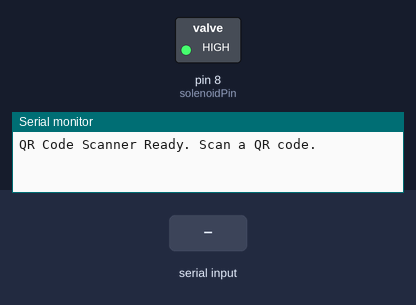
This sketch was run on a simulated Arduino Uno, built with avr-gcc and run on an emulated ATmega328P. On the bench: switched loads named in the sketch (green lamp = pin HIGH), the last lines printed to the serial monitor. The inputs (shaded band) are chosen by the test bench.

Above: at 1.2 s.
1.3 s: "Rithick\n" received over the second serial link
At 2.7 s:
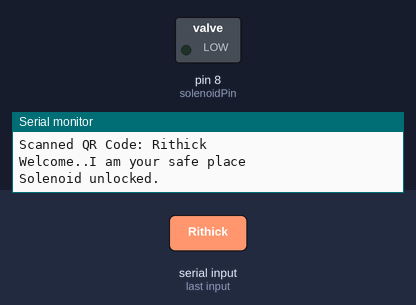
4.3 s: "1\n" received over the second serial link
Timing chart, 0 to 7.3 s (numbered marks = the images above; inputs shaded):
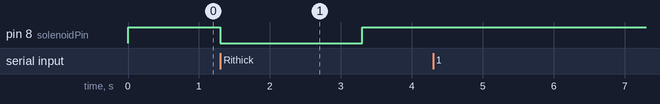

The sketch:

QR_based_door_unlock.ino
```cpp
#include <SoftwareSerial.h>

// Define the RX and TX pins for SoftwareSerial
const int qrScannerRX = 2;
const int qrScannerTX = 3;

// Define the pin for the solenoid lock
const int solenoidPin = 8;

// Create a SoftwareSerial object for communication with the QR code scanner
SoftwareSerial qrScanner(qrScannerRX, qrScannerTX);

// State to track the door lock status
bool isLocked = true;

void setup() {
  // Start the hardware serial communication for debugging
  Serial.begin(115200);

  // Start the software serial communication with the QR code scanner
  qrScanner.begin(9600);

  // Set the solenoid pin as an output
  pinMode(solenoidPin, OUTPUT);

  // Ensure the solenoid is locked at startup
  digitalWrite(solenoidPin, HIGH);

  Serial.println("QR Code Scanner Ready. Scan a QR code.");
}

void loop() {
  // Check if data is available from the QR code scanner
  if (qrScanner.available()) {
    // Read the incoming data from the QR code scanner
    String qrCodeData = qrScanner.readStringUntil('\n');
    qrCodeData.trim(); // Remove any trailing newline characters

    // Print the scanned QR code data to the Serial Monitor
    Serial.print("Scanned QR Code: ");
    Serial.println(qrCodeData);

    // If a valid QR code is scanned, unlock the solenoid
    if (isValidQRCode(qrCodeData)) {
      unlockSolenoid();
    }
  }
}

// Function to check if the scanned QR code is valid
bool isValidQRCode(String qrCodeData) {
  // Check if the QR code data matches the valid code "Rithick"
  return qrCodeData == "Rithick";
}

// Function to unlock the solenoid
void unlockSolenoid() {
  Serial.println("Welcome..I am your safe place");
  digitalWrite(solenoidPin, LOW); // Unlock the solenoid
  Serial.println("Solenoid unlocked.");

  delay(2000); // Wait for 2 seconds

  lockSolenoid(); // Lock the solenoid after 2 seconds
}

// Function to lock the solenoid
void lockSolenoid() {
  Serial.println("Goodbye.. See you again");
  digitalWrite(solenoidPin, HIGH); // Lock the solenoid
  Serial.println("Solenoid locked.");
}
```

Measured:
- after the input at 1.3 s, pin 8 (solenoidPin): HIGH → LOW at once, → HIGH 2.0 s later
